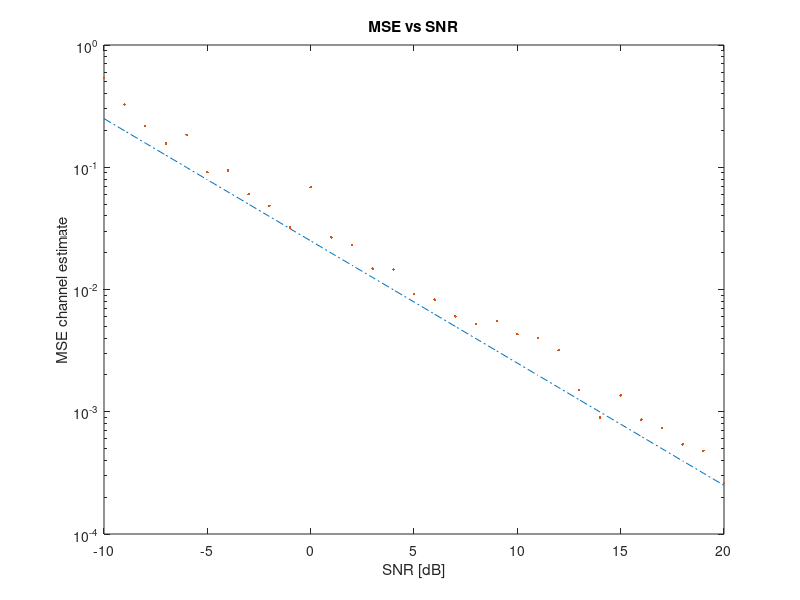

Here is the MATLAB script that generated this plot:
Nh=10; Nu=40;
K=800; % Number iterations
Nx=Nu+Nh-1;
SNR=[-10:20]; % SNR in dB
h=1-[0:Nh-1]'/Nh; % filter
U=zeros(Nx,Nh);
MSE=zeros(size(SNR));
for iSNR=1:length(SNR),
u=10^(SNR(iSNR)/20)*randn(Nu,1);
for j=1:Nh,
U(j:j+Nu-1,j)=u;
end
invUU=inv(U'*U);
for iter=1:K,
x=U*h+randn(Nx,1); % Signal generation
hest=invUU*(U'*x); % Estimation
err=hest-h; % Metric evaluation (MSE)
MSE(iSNR)=MSE(iSNR)+(err'*err)/(K*Nh);
end
end
CRB=10.^(-SNR/10)/Nu; % asymptotic CRB (for Nu large)
semilogy(SNR,CRB,'-.',SNR,MSE,'.')
xlabel('SNR [dB]'); ylabel('MSE channel estimate')
title('MSE vs SNR')